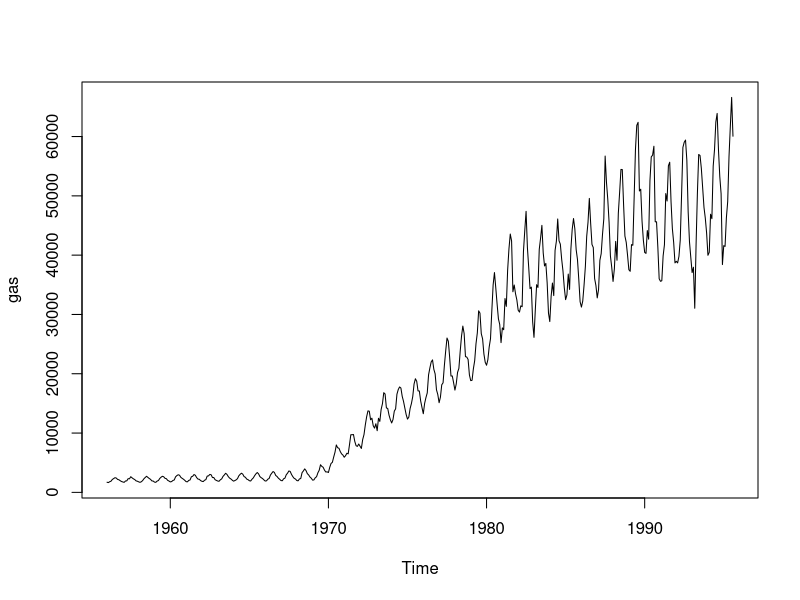
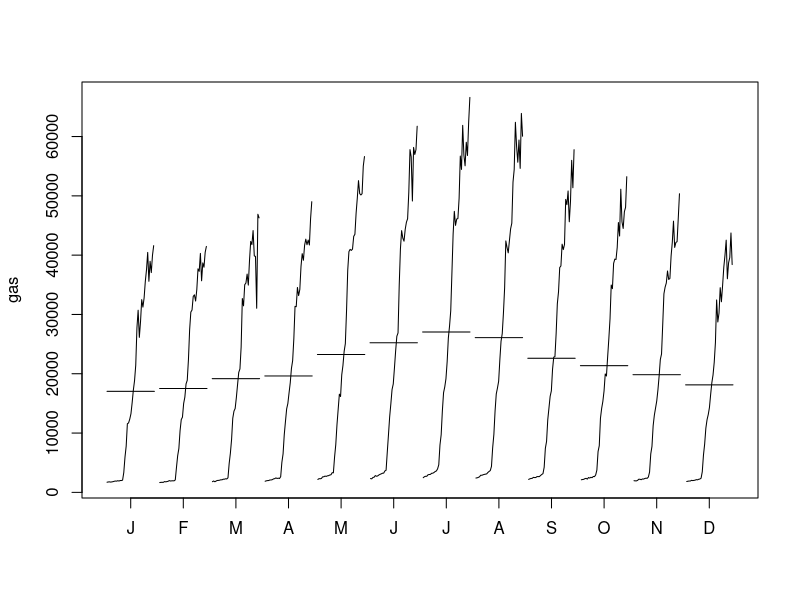
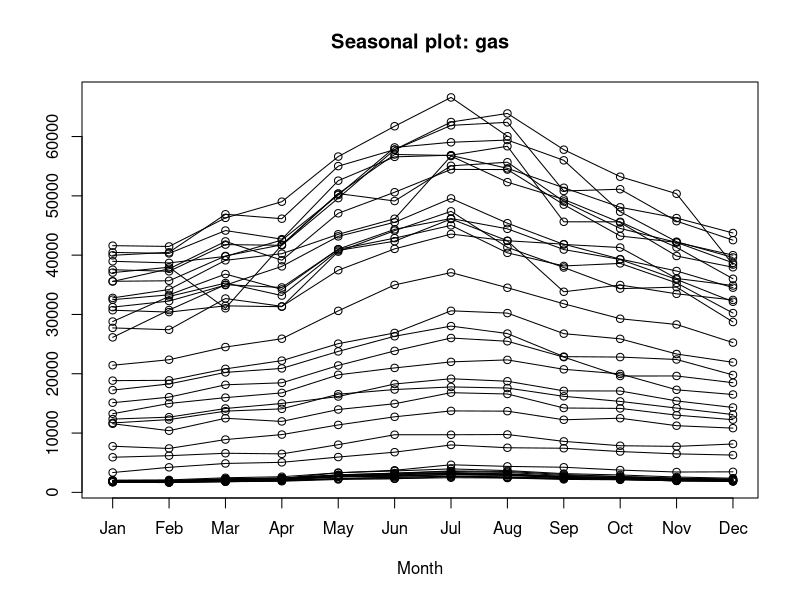
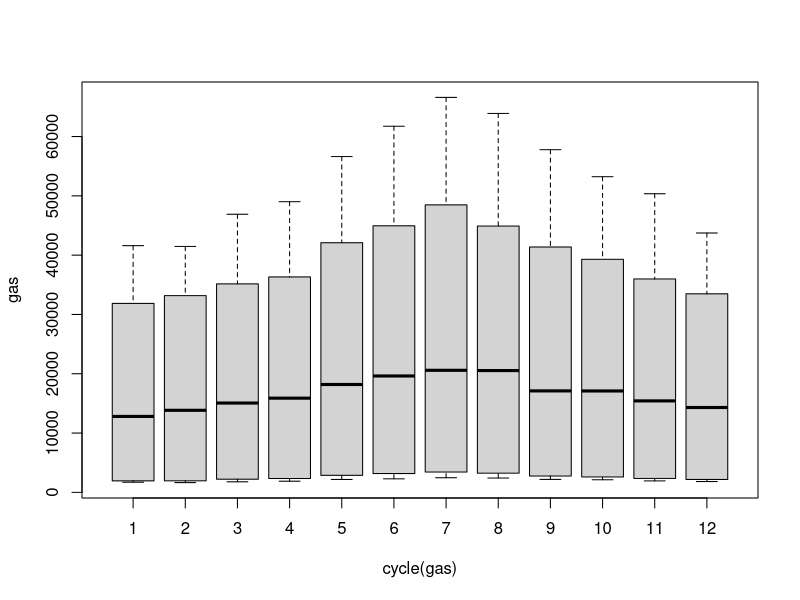
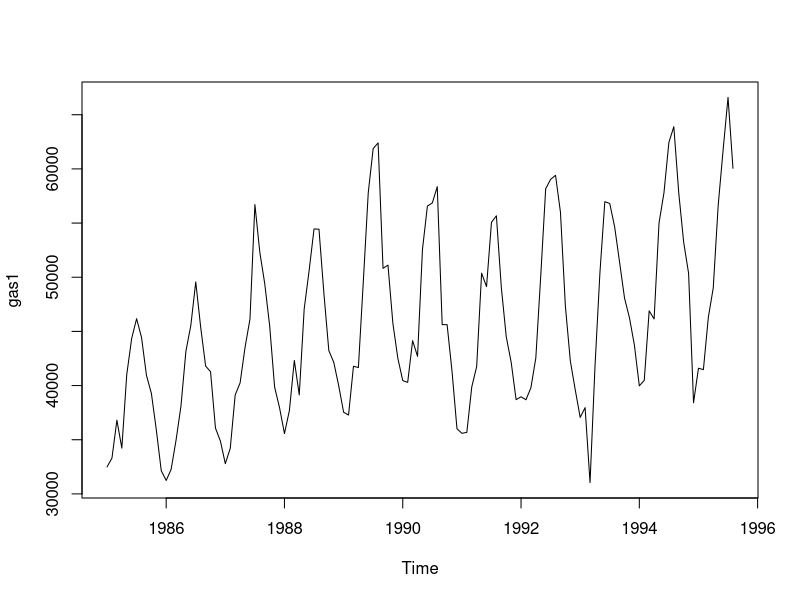
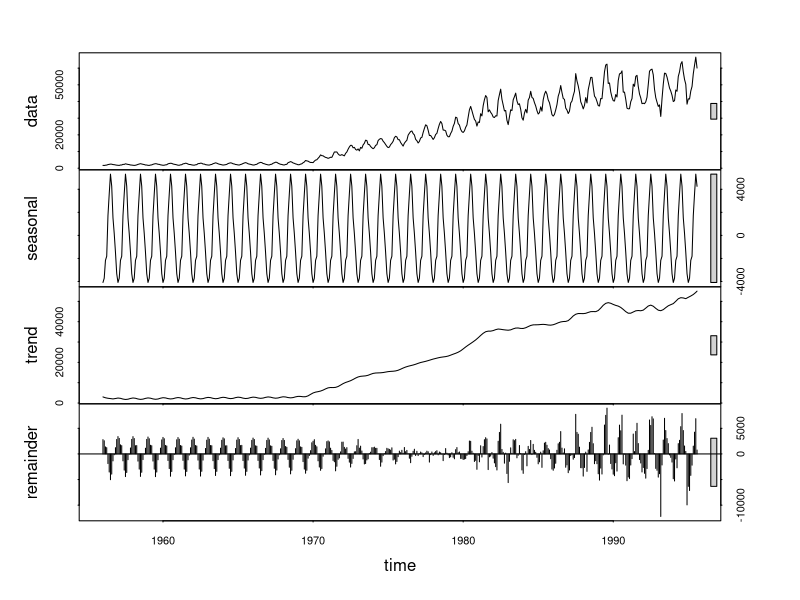
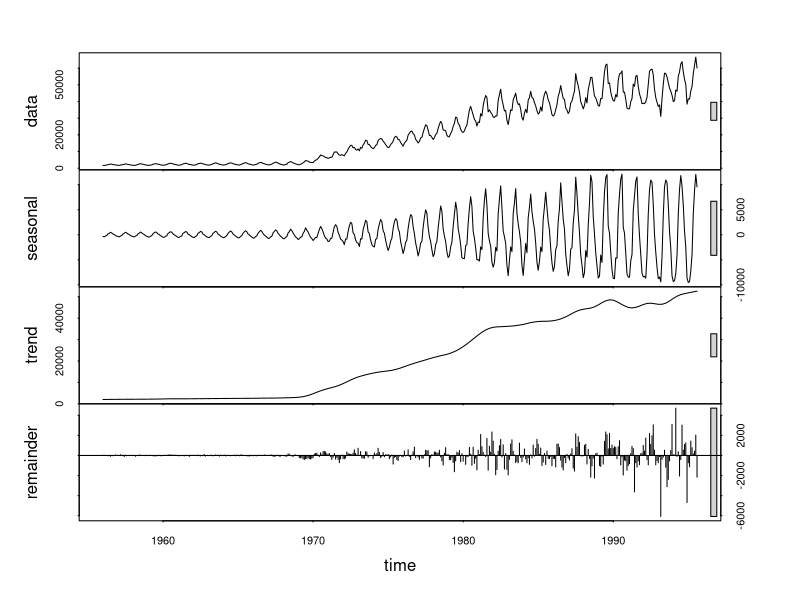
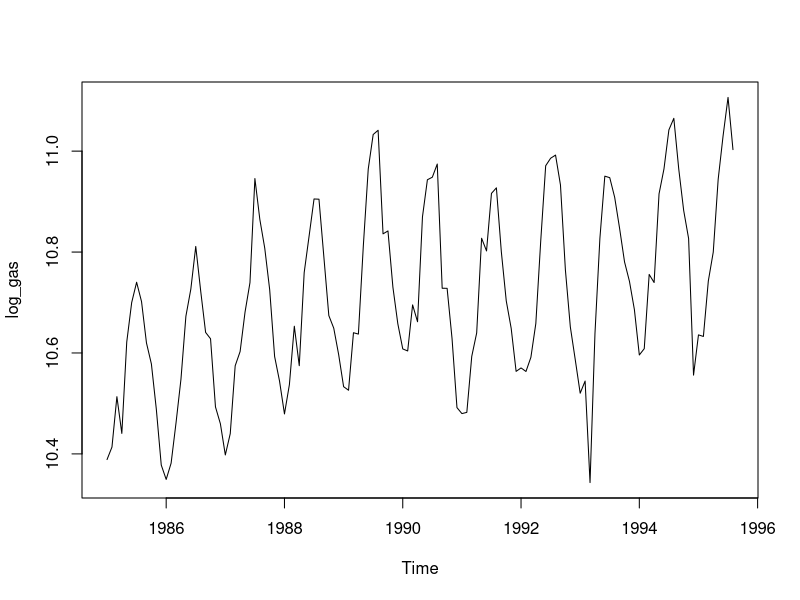

These figures' R source, in order:
## ---- chunk 1
options(repos=c(CRAN="http://cran.rstudio.com"))
install.packages("forecast")
library(forecast)

# Reading the data from the forecast package

data("gas")
View(gas)

# Checking for any NA 

sum(is.na(gas))

# Exploratory data analysis

class(gas)

start(gas)

end(gas)

frequency(gas)

cycle(gas)

summary(gas)

str(gas)

# Plot of the time series data

plot(gas)
monthplot(gas)
seasonplot(gas)

boxplot(gas~cycle(gas))

# Taking the subset of the data as the entire data is irrelevant

gas1<- window(gas, start=c(1985,1), end=c(1995,8))
plot(gas1)

# Decompose the data

gas_data_const <- stl(gas, s.window = "p")
plot(gas_data_const)

gas_data <- stl(gas, s.window = 5)
plot(gas_data)

# Taking log of the series to make the variance constant

log_gas <- log(gas1)
plot(log_gas)

# Augmented Dickey Fuller Test

install.packages("tseries")
library(tseries)

gas_augdf <- adf.test(log_gas, alternative = "stationary")
gas_augdf


# Differencing to address the trend in the series

gas_difference <- diff(log_gas, differences = 1)
plot(gas_difference)
gas_adf <- adf.test(gas_difference, alternative = "stationary")
gas_adf

# Now the series is stationary with p-value = 0.01

# ACF and PACF plots

acf(log_gas, lag.max = 20)
pacf(log_gas, lag.max = 20)

# ACF and PACF plots on differeced series

acf(gas_difference, lag.max = 20)
pacf(gas_difference, lag.max = 20)


# Deseasonalise the data

deseason_gas <- (gas_data$time.series[,2] + gas_data$time.series[,3])
plot <- ts.plot(deseason_gas, log_gas, col = c("red", "blue"), main = "Comparision plot")

# Dividing the series into train and test

gas_train = window(log_gas, start=c(1985,1), end=c(1992,12))
gas_test= window(log_gas, start=c(1993,1), end=c(1995,8))

# ARIMA Model on train data (checking with various SAR and SMA components)

arima_train <- arima(gas_train, order = c(2,1,2), seasonal = c(0,1,0))
arima_train
Box.test(arima_train$residuals, lag = 20, type = "Ljung-Box")

arima_train <- arima(gas_train, order = c(2,1,2), seasonal = c(1,1,0))
arima_train
Box.test(arima_train$residuals, lag = 20, type = "Ljung-Box")

arima_train <- arima(gas_train, order = c(2,1,2), seasonal = c(0,1,1))
arima_train
Box.test(arima_train$residuals, lag = 20, type = "Ljung-Box")

arima_train <- arima(gas_train, order = c(2,1,2), seasonal = c(1,1,1))
arima_train
Box.test(arima_train$residuals, lag = 20, type = "Ljung-Box")

arima_train <- arima(gas_train, order = c(2,1,2), seasonal = c(2,1,0))
arima_train
Box.test(arima_train$residuals, lag = 20, type = "Ljung-Box")

arima_train <- arima(gas_train, order = c(2,1,2), seasonal = c(2,1,1))
arima_train
Box.test(arima_train$residuals, lag = 20, type = "Ljung-Box")

arima_train <- arima(gas_train, order = c(2,1,2), seasonal = c(2,1,2))
arima_train
Box.test(arima_train$residuals, lag = 20, type = "Ljung-Box")

arima_train <- arima(gas_train, order = c(2,1,2), seasonal = c(0,1,2))
arima_train
Box.test(arima_train$residuals, lag = 20, type = "Ljung-Box")

arima_train <- arima(gas_train, order = c(2,1,2), seasonal = c(1,1,2))
arima_train
Box.test(arima_train$residuals, lag = 20, type = "Ljung-Box")


# The best model obtained with SAR = 2 and SMA = 2

arima_train <- arima(gas_train, order = c(2,1,2), seasonal = c(2,1,2))
arima_train
hist(arima_train$residuals, col = "red")
arima_train_fit <- fitted(arima_train)
ts.plot(gas_train,arima_train_fit, col = c("blue", "red"))
tsdisplay(residuals(arima_train), lag.max = 20, main = 'Model Residuals')

# Box Test

Box.test(arima_train$residuals, lag = 20, type = "Ljung-Box")


# Auto ARIMA on train data

autoarima_train <- auto.arima(gas_train, seasonal = TRUE)
autoarima_train
autoarima_train_fit <- fitted(autoarima_train)
ts.plot(gas_train,autoarima_train_fit, col = c("blue", "red"))
tsdisplay(residuals(autoarima_train), lag.max = 20, main = 'Model Residuals')

# Box Test on auto arima

Box.test(autoarima_train$residuals, lag = 20, type = "Ljung-Box")

# Forecast on train data

gas_train_autofc <- forecast(autoarima_train, h = 12)
plot(gas_train_autofc)

# Accuracy

accuracy <- accuracy(gas_train_autofc, gas_test)
accuracy















